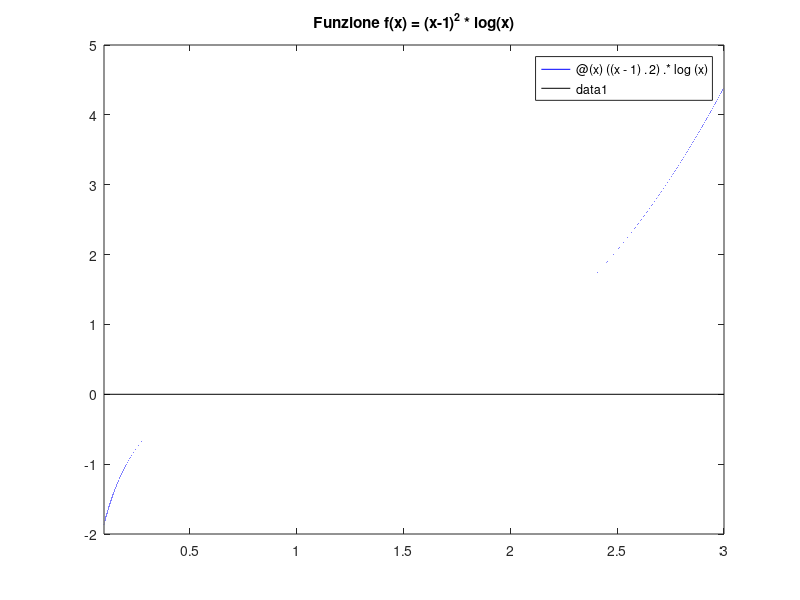

MATLAB code to generate this figure: (Note: this script raises an error after producing the figure.)
% ---- Definizione della funzione e della derivata ----

f = @(x) ((x-1).^2).*log(x);                 % Funzione
df = @(x) 2*(x-1).*log(x) + ((x-1).^2)./x;   % Derivata prima
a = 0.1;                                     % Intervalli
b = 3;


% --- Parametri di input ---
toldif = 1e-9;
maxit = 100;
x0 = 1.5;       % Punto iniziale


% --- Grafico della funzione ---
figure(1);
fplot(f, [a b], 'b-'); 
hold on;
plot([a b], [0 0], 'k-');
hold off;
title('Funzione f(x) = (x-1)^2 * log(x)');


% --- Chiamata alla function newtonmod ---
r1 = 1;   % Molteplicità per Newton classico
[xN, iterN, scartiN] = newtonmod(f, df, x0, toldif, maxit, r1);

r2 = 3;   % Molteplicità per Newton Modificato
[xmod, itermod, scartimod] = newtonmod(f, df, x0, toldif, maxit, r2);


% --- Creazione del profilo di convergenza ---
figure(2);
semilogy(1:iterN, abs(scartiN), 'm-*', 'LineWidth', 1.5);
hold on;
semilogy(1:itermod, abs(scartimod), 'b-o', 'LineWidth', 1.5);
title('Profilo di convergenza N. Modificato versus Newton');
xlabel('Iterazioni');
ylabel('Scarto');
legend('N', 'NM');
grid on; % Aggiunge la griglia, utile per leggere i grafici
hold off;


% --- Salvataggio del grafico ---
print -dpng modificato.png; % Salva la figura corrente come immagine PNG
